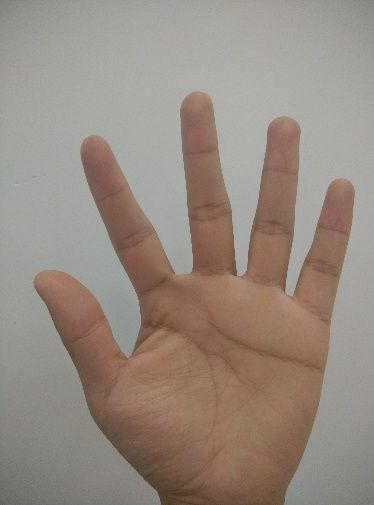
#> input picture picture/test5.jpg, 374 x 505 px
$ python mytry1.py
#> lines starting #> are read from the running program, lines starting #| are printed output that depends on the picture; after the words box and inside, x2 and y2 are one past the last pixel; in counts of white or black regions, pixels touching at a corner belong together
import cv2
import numpy as np

img = cv2.imread('test5.jpg')
#> img is the input picture: shape (505, 374, 3); mean B, G, R 128.1, 138.3, 150.6

blurImg = cv2.GaussianBlur(img, (9, 9), 0)
grayImg = cv2.cvtColor(blurImg, cv2.COLOR_BGR2GRAY)
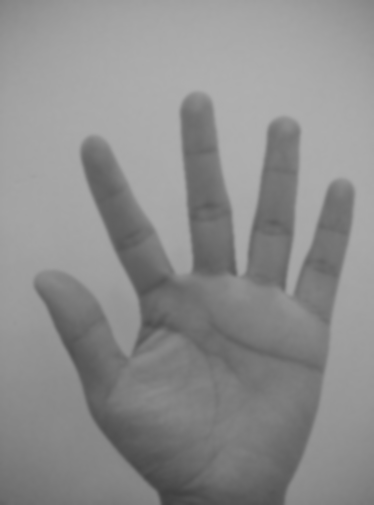
#> grayImg: shape (505, 374); min 64, max 175, mean 140.9
ret, newImg = cv2.threshold(grayImg, 122, 255, cv2.THRESH_BINARY)
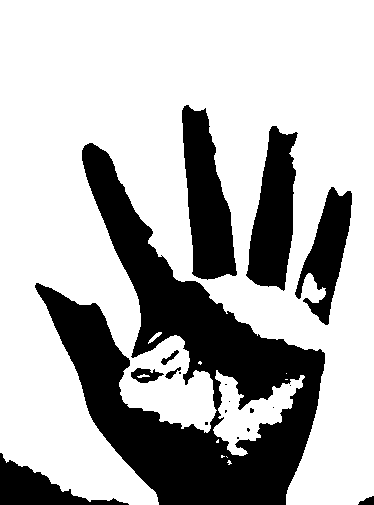
#> newImg: shape (505, 374); 70.9% white; 19 black regions (10 under 20 px), largest, box (x1, y1, x2, y2) and area: (35, 143, 325, 505) 36969, (182, 105, 237, 280) 5941, (246, 126, 298, 291) 5317
cannyImg = cv2.Canny(newImg, 50, 130)
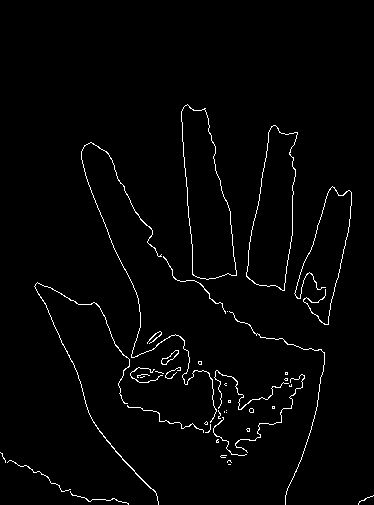
#> cannyImg: shape (505, 374); 2% white in thin lines or dots, all inside (x1, y1, x2, y2) = (0, 104, 374, 505)

cv2.namedWindow('canny')
cv2.namedWindow('blur')
cv2.namedWindow('thresh')
cv2.namedWindow('img')
cv2.imshow('canny', cannyImg)
cv2.imshow('blur', blurImg)
cv2.imshow('thresh', newImg)
cv2.imshow('img', img)

cv2.waitKey()
cv2.destroyAllWindows()

$ run again, with picture/test1.jpg copied over picture/test5.jpg
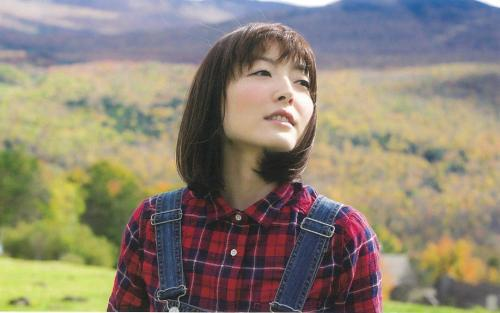
#> input picture picture/test1.jpg, 500 x 313 px
#> img is the input picture: shape (313, 500, 3); mean B, G, R 115.9, 131.7, 140.8
#> `ret, newImg = cv2.threshold(grayImg, 122, 255, cv2.THRESH_BINARY)`:
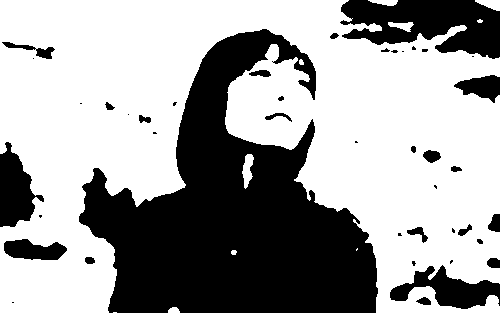
#> newImg: shape (313, 500); 63.1% white; 42 black regions (18 under 20 px), largest, box (x1, y1, x2, y2) and area: (79, 29, 378, 313) 43759, (340, 0, 500, 59) 6215, (390, 265, 500, 309) 2263
#> `cannyImg = cv2.Canny(newImg, 50, 130)`:
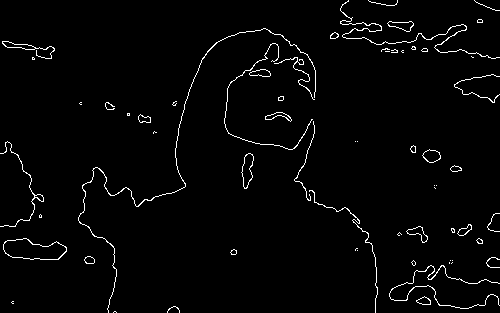
#> cannyImg: shape (313, 500); 2.3% white in thin lines or dots

$ run again, with picture/test3.jpg copied over picture/test5.jpg
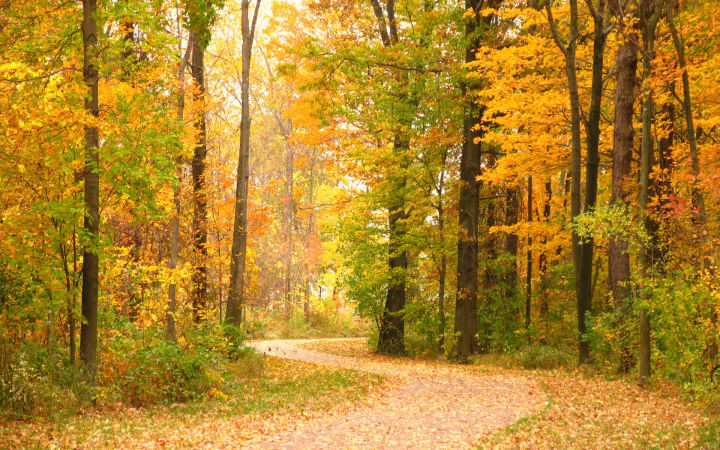
#> input picture picture/test3.jpg, 720 x 450 px
#> img is the input picture: shape (450, 720, 3); mean B, G, R 41.6, 132.4, 174.4
#> `ret, newImg = cv2.threshold(grayImg, 122, 255, cv2.THRESH_BINARY)`:
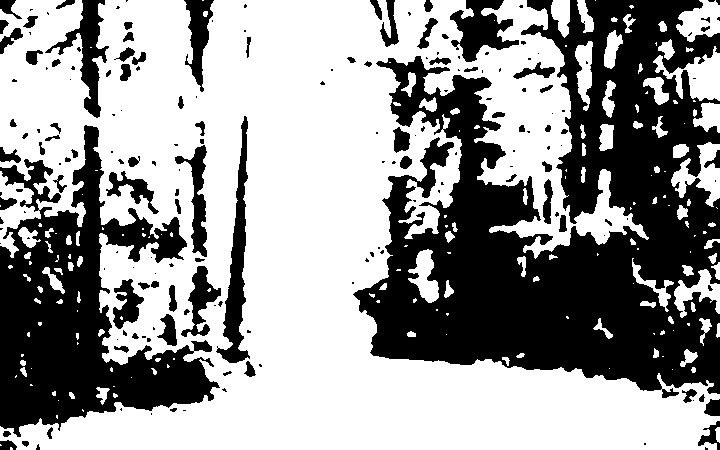
#> newImg: shape (450, 720); 59.6% white; 187 black regions (104 under 20 px), largest, box (x1, y1, x2, y2) and area: (353, 0, 720, 398) 81035, (0, 125, 220, 437) 29791, (216, 116, 250, 363) 2856
#> `cannyImg = cv2.Canny(newImg, 50, 130)`:
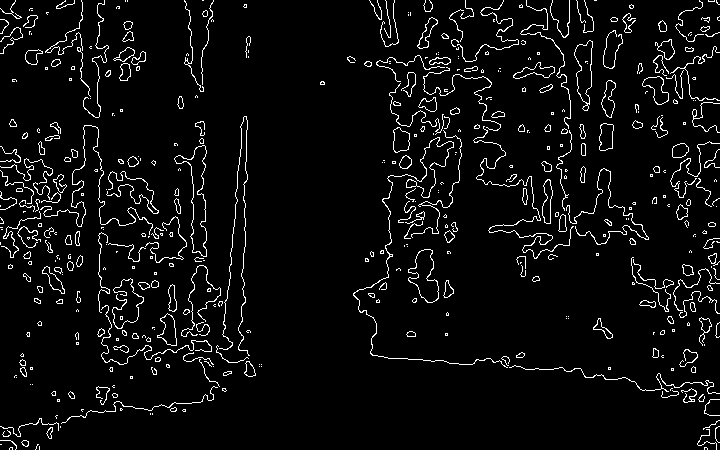
#> cannyImg: shape (450, 720); 5.1% white in thin lines or dots
